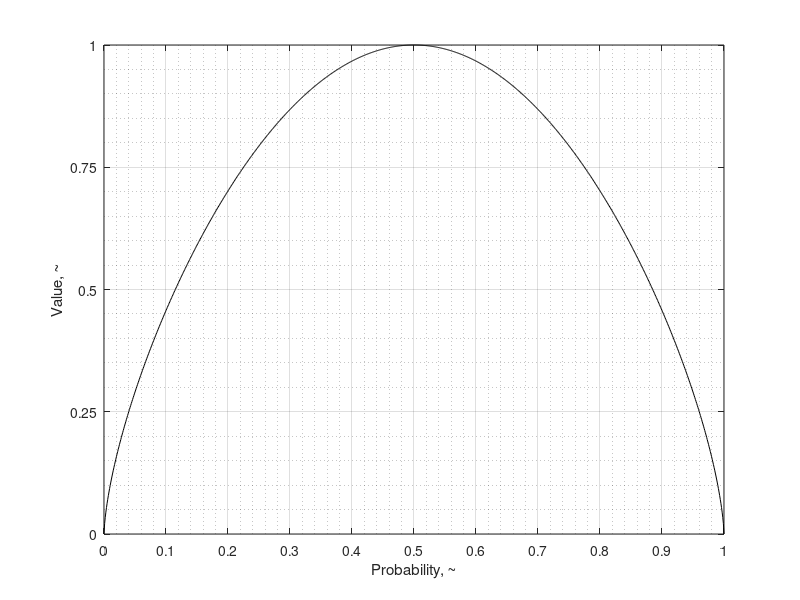

The MATLAB script that drew this image: (Note: this script raises an error after producing the figure.)
% function wordle_solver

    % A computer program to solve the word-guessing game "Wordle",
    % located at https://www.powerlanguage.co.uk/wordle/
    
    % Uses statistically-informed guesses, game heuristics, and process of
    % elimination to determine the solution in as few moves as possible.
    
    % Case-sensitive. Must use lowercase only.
    
    % Usermodes:
        % 'manual'
            % The program suggests optimal next guesses. The player
            % manually informs the program of their guesses and the
            % responses.
        % 'auto'
            % The program plays against itself. The user can specify a set
            % of solutions to solve, or the number of randomized games to
            % play.
        % 'debug'
            % The program plays against itself as in 'auto' mode, but
            % pauses after each move to show some diagnostic data
    
    % Responses use the following syntax:
        % 'k': gray, not in word
        % 'y': yellow, in word, but not in that spot
        % 'g': green, in word, in that spot
    
    % Daniel W. Dichter
    % daniel.w.dichter@gmail.com
    
    % Changelog:
        % 2022-01-11:
            % First version
        % 2022-01-16:
            % Revised to support words with multi-instance letters, e.g. WADED, DOORS, etc.
            % Swapped in a better dictionary with 4k 5-letter words (previously, 16k)
        % 2022-01-19:
            % Added suggestions of good guesses based on letter distribution
        % 2022-01-23:
            % Now makes optimized guesses against the dictionary (rather than
            % the set of possible words) for faster convergence. For 25 trials,
            % produced MEAN of 3.88 with STDEV of 0.88
        % 2022-01-24:
            % Added actual Wordle guess and solution dictionaries
            % Now can automatically play against itself
            % 100 trials, 3.69 mean, 0.61 stdev, worst score of 5
        % 2022-01-25:
            % Minor cleanup, documentation improvements
        % 2022-01-28:
            % Improved guess selection by seeing if any top-value guesses
            % are also possible solutions. Fixed a bug that was penalizing
            % words with repeated letters. Improved elimination with gray
            % tiles and matching letters.
        % 2022-02-06:
            % Various speedups. For all 2,315 games (about two hours),
            % mean of 3.692, stdev of 0.734, worst score of 6. Slight
            % improvement to the probability-value transfer function -
            % moved from Gaussian to sine, though kept the option to use
            % Gaussian if desired. Also experimented with a triangle wave.
        % 2022-02-08
            % Huge speedups, now runs all 2,315 games in ~17 min
        % 2022-02-09
            % Slight performance improvement, misc. cleanup.
            % Added some new transfer function shapes
            % Mean: 3.5961, Stdev. 0.67916, Worst 6 (for all 2,315)
    
    %%
    
    clear
    clc
    
    %% Inputs
    
    record_log = 0;
    
    usermode      = 'auto'; % 'auto', 'manual', or 'debug'
    qty_suggest   = 10;     % 'manual' usermode - number of words to show after every guess
    auto_game_qty = 2315;   % 'auto'   usermode - number of iterations to perform. If set to 2315, plays all games.
    auto_list     = {       % 'auto'   usermode - specific solutions to solve; leave empty if not using
                    };
    
    fn_dict_solutions = 'wordlist_solutions.txt';
    fn_dict_guesses   = 'wordlist_guesses.txt';
    
    % Solver parameters
    green_yellow_ratio = 2; % value_green / value_yellow, relative
    P_vs_V.shape       = 'sine'; % transfer function, probability vs. value
    QUAL               = zeros(5); % Quality matrix
    QUAL(1:3,1:3)      = [1 1/2 1/3; 0 1/4 1/4; 0 0 1/3];
    
    %% Generate transfer function
    % Probability P vs. value V (one-dimensional)
    
    P_vs_V.res  = 1000;
    P_vs_V.prob = linspace(0,1,P_vs_V.res);
    switch P_vs_V.shape
        case 'gaussian'
            P_vs_V.mean  = 0.5;
            P_vs_V.stdev = 0.15;
            P_vs_V.val   = (1./(P_vs_V.stdev.*sqrt(2.*pi))) .* exp((-1/2).*((P_vs_V.prob-P_vs_V.mean)./P_vs_V.stdev).^2);
            P_vs_V.val([1,end]) = 0;
            P_vs_V.val = P_vs_V.val ./ max(P_vs_V.val(:));
        case 'triangle'
            P_vs_V.val = interp1([0 0.5 1], [0 1 0], P_vs_V.prob);
        case 'sine'
            P_vs_V.val = 1 - (sin((P_vs_V.prob-0.75) .* (2*pi)) .* 0.5 + 0.5); % one period of a sine function with V(P=0,1)=0 and V(P=1/2)=1
            P_vs_V.val = P_vs_V.val .^ (1/3);
            P_vs_V.val = P_vs_V.val ./ max(P_vs_V.val);
        case 'parabola'
            P_vs_V.val = -(P_vs_V.prob-0.5).^2;
            P_vs_V.val = (P_vs_V.val-min(P_vs_V.val)) ./ (max(P_vs_V.val)-min(P_vs_V.val));
        case 'quartic'
            P_vs_V.val = -(P_vs_V.prob-0.5).^4;
            P_vs_V.val = (P_vs_V.val-min(P_vs_V.val)) ./ (max(P_vs_V.val)-min(P_vs_V.val));
        case 'quartic_parabola_blend'
            P_vs_V.val = 4.*-(P_vs_V.prob-0.5).^4 -(P_vs_V.prob-0.5).^2;
            P_vs_V.val = (P_vs_V.val-min(P_vs_V.val)) ./ (max(P_vs_V.val)-min(P_vs_V.val));
        otherwise
            error('P_vs_S.shape not recognized')
    end
    
    figure(5)
    clf
    set(gcf,'color','white')
    plot(P_vs_V.prob, P_vs_V.val, 'k')
    set(gca,'xtick',0:0.1:1)
    set(gca,'ytick',0:0.25:1)
    grid on
    grid minor
    xlabel('Probability, ~')
    ylabel('Value, ~')
    drawnow
    
    %% Constants
    
    moves_to_win = 6; % only used to calculate win rate, does not limit the number of moves
    alphabet = 'abcdefghijklmnopqrstuvwxyz';
    
    % Alphabet cell array, just for labeling plots
    alpha_cell_array = cell(length(alphabet),1);
    for ind_letter = 1 : length(alphabet)
        alpha_cell_array{ind_letter} = alphabet(ind_letter);
    end
    
    %% Load dictionaries
    
    DICT_SOL_read_only = sort(importdata(fn_dict_solutions));
    DICT_GUE           = sort(importdata(fn_dict_guesses));
    
    word_length = length(DICT_SOL_read_only{1});
    
    %% Pre-calculate some quantities for speed
    
    % Generate a WEIGHT matrix
    WEIGHT = eye(word_length);
    WEIGHT(WEIGHT==1) = green_yellow_ratio;
    WEIGHT(WEIGHT==0) = 1;
    WEIGHT = WEIGHT ./ max(WEIGHT(:));
    
    % Alphabetical indices, and quantity of letter-matching tiles
    IA = zeros(length(DICT_GUE),word_length); % index, alphabetical
    QM = zeros(length(DICT_GUE),word_length); % quantity, letter-matching tiles
    for w = 1 : length(DICT_GUE) % for each word
        this_word = DICT_GUE{w};
        for t = 1 : word_length % for each tile
            this_letter = this_word(t);
            IA(w,t) = find(this_letter == alphabet); % alphabetical index of this tile
            ind_match = find(this_letter == this_word); % indices of tiles with this letter
            QM(w,t) = length(ind_match); % number of tiles of this letter
        end
    end

    %% Main body for all game(s)
    
    ind_game = 1;
    
    switch usermode
        case {'auto', 'debug'}
            if length(auto_list) >= 1
                auto_game_qty = length(auto_list);
            end
        case 'manual'
            auto_game_qty = 1;
    end
    
    % Record some information
    SCORES = [];
    
    if record_log
        timestamp = datestr(now,'yyyy_mm_dd_HH_MM_SS_AM');
        timestamp = regexprep(timestamp, ' ', ''); % delete spaces
        fn_diary = [mfilename '_log_' timestamp '.txt'];
        diary(fn_diary)
        diary on
        disp(fn_diary)
    end
    
    tic
    
    correct_response = repmat('g',[1,word_length]);
    
    while ind_game <= auto_game_qty

        %% Initialize

        DICT_SOL = DICT_SOL_read_only;          % reset the solutions
        response = repmat('k',[1,word_length]); % initialize as all wrong

        % Generate the solution
        switch usermode
            case {'auto', 'debug'}
                
                if auto_game_qty == length(DICT_SOL_read_only) % user wants to play every game
                    SOLUTION = DICT_SOL_read_only{ind_game};
                    
                elseif length(auto_list) >= 1 % user has specified which specific games they want to play
                    SOLUTION = auto_list{ind_game};
                    
                else
                    i_sol = randi(length(DICT_SOL),1);
                    SOLUTION = DICT_SOL{i_sol};
                    
                end
                disp(['Game #' num2str(ind_game) ': ' SOLUTION])
            case 'manual'
                % Do nothing
        end

        ind_round = 0;
        
        while ~strcmp(response,correct_response) && length(DICT_SOL)>=1 % while you haven't gotten it right, but still have more words to guess
            
            ind_round = ind_round + 1;
            disp(' ')
            disp(['Words remaining: ' num2str(length(DICT_SOL))])

            %% Probability distributions for possible solutions

            PROB = zeros(length(alphabet), word_length);

            switch usermode
                case {'manual','debug'}
                    figure(1)
                        clf
                        set(gcf,'color','white')
                        pos = get(gcf,'position');
                        set(gcf,'position',[pos(1) 50 560 900])
                otherwise
                    % Do nothing
            end

            for ind_position = 1 : word_length

                letters = repmat(' ',[length(DICT_SOL),1]);
                for w = 1 : length(DICT_SOL)
                    letters(w) = DICT_SOL{w}(ind_position);
                end
                qty_words = zeros(length(alphabet),1);
                for ind_letter = 1 : length(alphabet)
                    qty_words(ind_letter) = length(find(letters == alphabet(ind_letter)));
                end
                PROB(:,ind_position) = qty_words ./ length(DICT_SOL); % normalize from counts to probabilities

            end

            switch usermode
                case {'manual','debug'}
                    for ind_position = 1 : word_length
                        subplot(word_length,1,ind_position)
                        cla
                        bar(1:length(alphabet), PROB(:,ind_position), 'FaceColor', zeros(1,3)+0.5)
                        grid on
                        grid minor
                        set(gca,'xtick',1:length(alphabet))
                        set(gca,'xticklabel',alpha_cell_array)
                        pos = get(gca,'position');
                        set(gca,'position', [pos(1)+0.02 pos(2)+0.01 pos(3:4)])
                        title(['\rmProbability of ' num2str(length(DICT_SOL)) ' Valid ' num2str(word_length) '-Letter Words By Position #' num2str(ind_position) '\rm'])
                        xlim([0 length(alphabet)+1])
                        ylim([0 ceil(max(PROB(:))/0.05)*0.05])
                    end
                    
                case 'auto'
                    % Do nothing
            end

            %% Value distributions for possible solutions

            VALUE = interp1(P_vs_V.prob, P_vs_V.val, PROB(:));
            [val_top, ind_top] = sort(VALUE, 'descend');
            [row_top, col_top] = ind2sub(size(PROB),ind_top);
            VALUE = reshape(VALUE, size(PROB));

            switch usermode
                case {'manual','debug'}
                    figure(2)
                        clf
                        set(gcf,'color','white')
                        pos = get(gcf,'position');
                        set(gcf,'position',[pos(1) 50 560 900])

                    for ind_position = 1 : word_length

                        % Plot the result
                        subplot(word_length,1,ind_position)
                        cla
                        bar(1:length(alphabet), VALUE(:,ind_position), 'FaceColor', zeros(1,3)+0.5)
                        grid on
                        grid minor
                        set(gca,'xtick',1:length(alphabet))
                        set(gca,'xticklabel',alpha_cell_array)
                        xlim([0 length(alphabet)+1])
                        if max(VALUE(:)) > 0
                            ylim([0 max(VALUE(:))])
                        end
                        title(['\rmValue of ' num2str(length(DICT_SOL)) ' Valid ' num2str(word_length) '-Letter Words By Position #' num2str(ind_position) '\rm'])

                    end
                
                case 'auto'
                    % Do nothing
            end

            %% Score guesses

            Score_Gue = zeros(length(DICT_GUE),1);
            
            % Calculate the quantity of unity-probability tiles for each letter
            QU = zeros(length(alphabet),1);
            for ind_alpha = 1 : length(alphabet)
                ind_u = find(PROB(ind_alpha,:)==1); % indices of unity-probability letter-matching tiles
                QU(ind_alpha) = length(ind_u); % number of green tiles of this letter
            end
            
            for w = 1 : length(DICT_GUE) % for each word
                
                ind_alpha = IA(w,:);
                q_m       = QM(w,:);
                q_u       = QU(ind_alpha);
                lin_ind   = q_u+1 + (q_m'-1)*word_length; % this is equivalent to sub2ind, but much faster
                Qual      = QUAL(lin_ind);
                
                prob   = PROB(ind_alpha,:);
                skip   = find(diag(prob)==1);
                Toggle = ones(word_length,1);
                Toggle(skip) = 0;
                
                Score_Gue(w) = sum( sum(VALUE(ind_alpha,:).*WEIGHT, 2) .* Qual.*Toggle, 1);

            end
            
            ms = max(Score_Gue(:));
            if ms ~= 0 % prevent divide-by-zero
                Score_Gue = Score_Gue ./ max(Score_Gue(:)); % normalize 0-1
            end

            [~, ind_best_gue] = sort(Score_Gue,'descend');
            
            switch usermode
                case 'auto'
                    % Do nothing
                case {'manual','debug'}
                    disp(' ')
                    disp('Guesses, top valuable, to advance:')
                    for i = 1 : qty_suggest
                        disp([num2str(i) '. ' DICT_GUE{ind_best_gue(i)} ' (' num2str(Score_Gue(ind_best_gue(i))) ')'])
                    end
            end

            %% Show remaining solutions
            
            switch usermode
                case 'auto'
                    % Do nothing
                case {'manual','debug'}
            
                    disp(' ')
                    disp('Guesses, alphabetical, to win:')
                    for i = 1 : min([length(DICT_SOL) qty_suggest])
                        disp([num2str(i) '. ' DICT_SOL{i}])
                    end
                    disp(' ')
            end

            %% Get a guess/response pair

            switch usermode

                case {'auto', 'debug'}

                    switch length(DICT_SOL)
                        case 1
                            % We already know the solution by process of
                            % elimination, and just need to formally guess it
                            guess = DICT_SOL{:};
                        case 2
                            % Two solutions remain, we may as well pick one
                            guess = DICT_SOL{1}; % pick the alphabetical first one
                        otherwise
                            % Three or more solutions remain, must continue
                            % advancing rather than trying to win
                            
                            % If there is a tie among the most valuable
                            % words, see if any one is also a solution, and
                            % if so, pick it. Otherwise just pick the most
                            % valuable word.
                            
                            ind_top_gue  = find(Score_Gue == max(Score_Gue));
                            top_gue      = DICT_GUE(ind_top_gue);
                            top_intersec = intersect(top_gue, DICT_SOL);
                            
                            if ~isempty(top_intersec) % one word is both most valuable and most probable
                                guess = top_intersec{:};
                            else
                                guess = DICT_GUE{ind_best_gue(1)};
                            end
                            
                    end
                        
                    response = wordle_response(SOLUTION, guess);
                    disp([guess ' - ' response])

                case 'manual'

                    guess = input('Guess:    ','s');
                    if length(guess) ~= word_length
                        warning('Invalid length')
                        continue
                    end
                    if length(find(strcmp(DICT_GUE, guess))) ~= 1
                        warning('Invalid word')
                        continue
                    end

                    response = input('Response: ','s');
                    if length(response) ~= word_length
                        warning('Invalid length')
                        continue
                    end
                    if length(regexprep(response, '[kyg]', '')) > 0
                        warning('Invalid response, must solely contain [kyg]')
                        continue
                    end

            end

            %% Eliminate words per guess/response pair

            % Eliminate all entries from the list that are not consistent
            % with the most recent guess/response pair

            to_eliminate = zeros(length(DICT_SOL),1);

            for ind = 1 : word_length % for each letter

                letter = guess(ind);

                switch response(ind)

                    case 'k'

                        response_match = response(find(guess == letter));
                        response_non_gray = regexprep(response_match,'k','');
                        quantity_this_letter_in_sol = length(response_non_gray);
                        
                        if length(regexprep(response_match, 'k', '')) == 0 % All tile(s) of this letter were gray

                            % Eliminate all words that contain this letter
                            for w = 1 : length(DICT_SOL)
                                if ~isempty(find(DICT_SOL{w}==letter))
                                    to_eliminate(w) = 1;
                                end
                            end

                        else % Gray tile with at least one letter-matching yellow or green tile

                            % This is a gray tile, but there are other tile(s)
                            % of either yellow or green of the same letter. We
                            % know that the solution does not contain this
                            % letter at this position.

                            for w = 1 : length(DICT_SOL)
                                
                                % Eliminate words that contain this letter in this position
                                if strcmp(DICT_SOL{w}(ind), letter)
                                    to_eliminate(w) = 1;
                                    continue
                                end
                            
                                % Since we are on a gray tile and have at least
                                % one other non-gray tile (yellow or green), we
                                % also know the total quantity of this letter
                                % in the solution, which is equal to the sum of
                                % the yellow and green tiles.
                                if length(find(DICT_SOL{w} == letter)) ~= quantity_this_letter_in_sol;
                                    to_eliminate(w) = 1;
                                end
                            end

                        end

                    case 'y'
                        
                        ind_search = intersect(find(response~='g'), find(guess~=letter));
                        
                        for w = 1 : length(DICT_SOL)
                            
                            % Eliminate words that contain this letter in this position
                            if strcmp(DICT_SOL{w}(ind), letter)
                                to_eliminate(w) = 1;
                                continue
                            end
                            
                            % Eliminate words that do not contain this letter in non-green non-matching tiles
                            if length(find(DICT_SOL{w}(ind_search) == letter)) == 0
                                to_eliminate(w) = 1;
                            end
                            
                        end

                    case 'g'

                        % Eliminate words that do not contain this letter in this position
                        for w = 1 : length(DICT_SOL)
                            if ~strcmp(DICT_SOL{w}(ind), letter)
                                to_eliminate(w) = 1;
                            end
                        end

                    otherwise
                        error('Unrecognized response')

                end

            end % Finished parsing the response
            
            % Eliminate words
            DICT_SOL = DICT_SOL(find(~to_eliminate));
            
            switch usermode
                case 'debug'
                    drawnow
                    pause
                otherwise
                    % Do nothing
            end

        end
        
        % At this point, have either won the game or run out of possible
        % solutions

        if length(DICT_SOL) ~= 1
            warning('Guesses did not converge')
        else
            SCORES(ind_game) = ind_round;
            
            disp(' ')
            disp(['Score: ' num2str(ind_round)]);
            disp(['Mean:  ' num2str(mean(SCORES(:)))])
            disp(['Stdev: ' num2str(std(SCORES(:)))])
            disp(['Worst: ' num2str(max(SCORES(:)))])
            disp(['Wins:  ' num2str(length(find(SCORES<=moves_to_win))/length(SCORES)*100,'%.2f') '%'])
            disp([])
            rate = toc/ind_game; % sec/game
            games_remaining = auto_game_qty - ind_game;
            time_remaining  = games_remaining * rate; % sec
            time_remaining_mm = floor(time_remaining/60);
            time_remaining_ss = round(time_remaining - time_remaining_mm*60);
            disp(['Left:  ' num2str(time_remaining_mm) 'm' num2str(time_remaining_ss) 's'])
            disp('===========================')
            
            switch usermode
                case 'auto'
                    % Show a persistent monitor so the user doesn't have to
                    % read the Command Window as the log is flying by quickly
                    figure(8)
                    clf
                    set(gcf,'color','white')
                    axis off
                    text(0,mean(ylim),{
                        ['\bfGame #' num2str(ind_game) ': ' SOLUTION '\rm']
                        ['Score: ' num2str(ind_round)]
                        ['Mean:  ' num2str(mean(SCORES(:)))]
                        ['Stdev: ' num2str(std(SCORES(:)))]
                        ['Worst: ' num2str(max(SCORES(:)))]
                        ['Wins:  ' num2str(length(find(SCORES<=moves_to_win))/length(SCORES)*100,'%.2f') '%']
                        ['Left:  ' num2str(time_remaining_mm) 'm' num2str(time_remaining_ss) 's']
                        },'FontName','FixedWidth','FontSize',12)
                    drawnow
                otherwise
                    % Do nothing
            end

        end
        
        ind_game = ind_game + 1;
        
    end
    
    if record_log
        diary off
    end
    
% end
